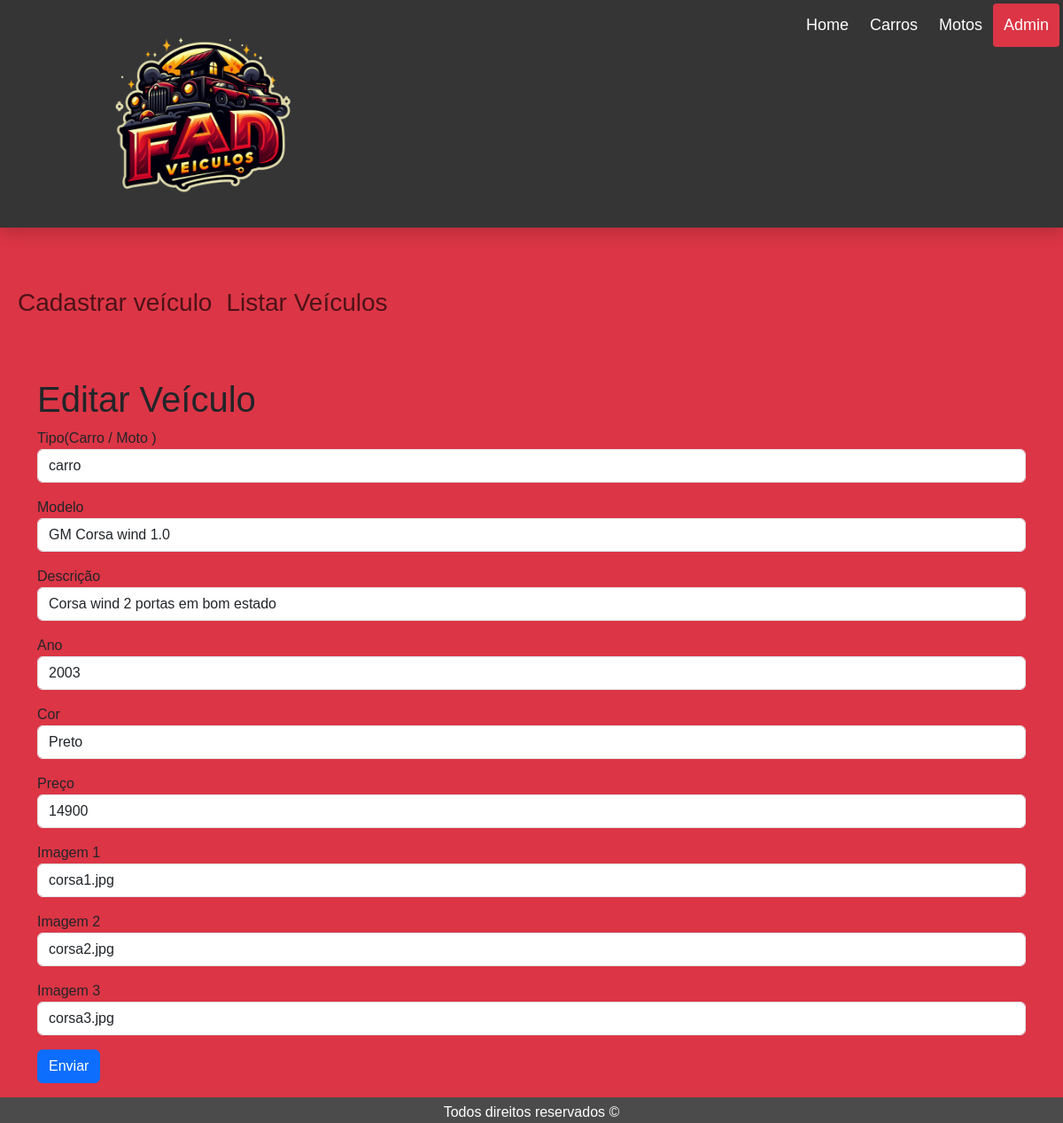
/admin.php?page=alterar&id=1, run on the app's committed database.
### tables this page shows
CREATE TABLE IF NOT EXISTS `carros` (
  `idCar` int NOT NULL AUTO_INCREMENT,
  `tipo` varchar(5) NOT NULL,
  `modelo` varchar(200) NOT NULL,
  `descricao` text NOT NULL,
  `ano` int NOT NULL,
  `cor` varchar(30) NOT NULL,
  `preco` double NOT NULL,
  `imagem1` varchar(220) DEFAULT NULL,
  `imagem2` varchar(220) DEFAULT NULL,
  `imagem3` varchar(220) DEFAULT NULL,
  PRIMARY KEY (`idCar`)
);

### controller/PessoaController.php (called while the page is built, shortened)
<?php
class PessoaController
{
    public static function pegaPessoaPeloId(int $Id)
    {
        include 'model/PessoaModel.php';
        $model = new PessoaModel();
        $model->id = $Id;
        return $model->pegaPessoaPeloId($Id);
    }
}

### model/PessoaModel.php (called while the page is built, shortened)
<?php
class PessoaModel
{
    public function pegaPessoaPeloId(int $Id)
    {
        include 'DAO/PessoaDAO.php';
        $dao = new PessoaDAO();
        return $dao->pegaPessoaPeloId($Id);
    }
}

### DAO/PessoaDAO.php (called while the page is built, shortened)
<?php
class PessoaDAO
{
    private $conn;
    public function fazConexao()
    {
       try {
            $dsn = "mysql:host=localhost:3306;dbname=fad_veiculos";
            $this->conn = new PDO($dsn, 'root', '');
        }
        catch (PDOException $e) {
            echo "Erro na conexão: " . $e->getMessage();
        }
    }
    public function pegaPessoaPeloId(int $Id)
    {
        $sql= "SELECT * FROM carros WHERE idCar=".$Id;
        $res = $this->conn->query($sql);
        $row = $res->fetch(PDO::FETCH_ASSOC);
        return $row;
    }
}

### view/editarusuario.php (the view, shortened to what this page needs)
<h1>Editar Veículo</h1>
<?php
    include("controller/PessoaController.php");
    $pegouId = $_REQUEST["id"];
    $row = PessoaController::pegaPessoaPeloId($pegouId);
?>
<form action="?page=editar" method="POST">
    <div class="mb-3">
        <label>Tipo(Carro / Moto )</label>
        <input type="text" name="tipo" value="<?php print $row['tipo']; ?>" class="form-control">
    </div>
    <div class="mb-3">
        <label>Modelo</label>
        <input type="text" name="modelo" value="<?php print $row['modelo']; ?>" class="form-control">
    </div>
    <div class="mb-3">
        <label>Descrição</label>
        <input type="text" name="descricao" value="<?php print $row['descricao']; ?>" class="form-control" required>
    </div>
    <div class="mb-3">
        <label>Ano</label>
        <input type="number" name="ano" value="<?php print $row['ano']; ?>" class="form-control">
    </div>
    <div class="mb-3">
        <label>Cor</label>
        <input type="text" name="cor" value="<?php print $row['cor']; ?>" class="form-control">
    </div>
    <div class="mb-3">
        <label>Preço</label>
        <input type="number" name="preco" value="<?php print $row['preco']; ?>" class="form-control">
    </div>
    <div class="mb-3">
        <label>Imagem 1</label>
        <input type="text" name="imagem1" value="<?php print $row['imagem1']; ?>" class="form-control">
    </div>
    <div class="mb-3">
        <label>Imagem 2</label>
        <input type="text" name="imagem2" value="<?php print $row['imagem2']; ?>" class="form-control">
    </div>
    <div class="mb-3">
        <label>Imagem 3</label>
        <input type="text" name="imagem3" value="<?php print $row['imagem3']; ?>" class="form-control">
    </div>
    <div class="mb-3">
        <button type="submit" class="btn btn-primary">Enviar</button>
    </div>
</form>

### estilo.css (style rules this page uses)
* { box-sizing: border-box }
body { font-family: Arial, Helvetica, Verdana, sans-serif; margin:0 }

### data on the page
carros: tipo "carro", modelo "GM Corsa wind 1.0", descricao "Corsa wind 2 portas em bom estado", ano "2003", cor "Preto", preco "14900", imagem1 "corsa1.jpg", imagem2 "corsa2.jpg", imagem3 "corsa3.jpg"
